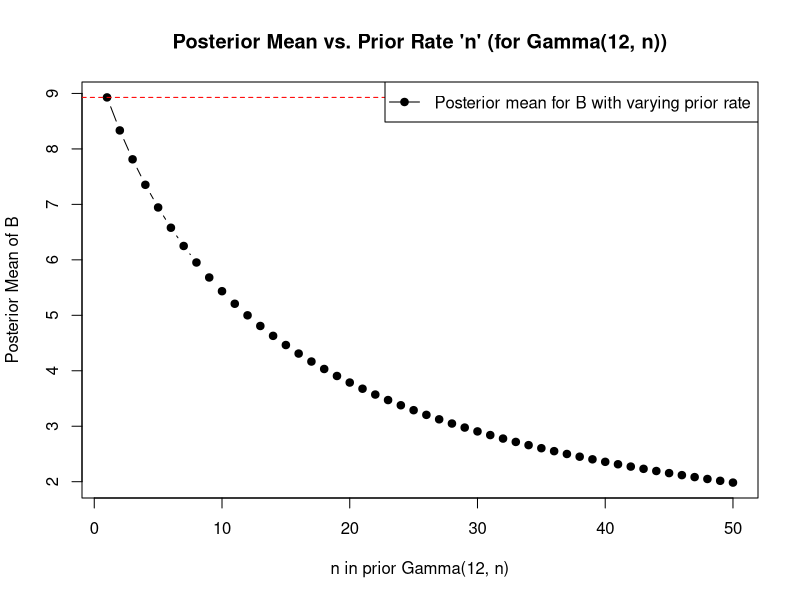

The R source for this figure:
## ---- chunk 1
knitr::opts_chunk$set(echo = TRUE)
## ---- chunk 2
#Mice from group A are approximately Poisson-distributed with a mean of 12. We dont know what mice from B are
y_A <- c(12,9,12,14,13,13,15,8,15,6)
sy_A <- sum(y_A); n_A <- length(y_A)

y_B <- c(11,11,10,9,9,8,7,10,6,8,8,9,7)
sy_B <- sum(y_B); n_B <- length(y_B)

#Prior A
a_A <- 120
b_A <- 10

#Prior B
a_B <- 12
b_B <- 1
posterior_stats_gamma_poisson <- function(y, a, b, cred_level = 0.95) {
  # Summaries of data
  sy <- sum(y)
  n  <- length(y)
  
  # Posterior shape and rate
  post_a <- a + sy
  post_b <- b + n
  
  # Posterior credible interval (using 100*(cred_level)%)
  alpha_low  <- (1 - cred_level)/2
  alpha_high <- 1 - alpha_low
  ci <- pgamma(c(alpha_low, alpha_high), shape = post_a, rate = post_b)
  
  # Posterior mean and variance (for Gamma(shape=post_a, rate=post_b))
  post_mean <- post_a / post_b
  post_var  <- post_a / (post_b^2)
  
  # Print results
  cat("Posterior shape:", post_a, "\n")
  cat("Posterior rate: ", post_b, "\n")
  cat(paste0(100*cred_level, "% Credible Interval: [", 
             ci[1], ", ", ci[2], "]\n"))
  cat("Posterior Mean:    ", round(post_mean, 3), "\n")
  cat("Posterior Variance:", round(post_var, 3), "\n\n")
  
  # Return as a list if needed for further manipulation
  return(invisible(list(shape = post_a, 
                        rate  = post_b,
                        ci    = ci,
                        mean  = post_mean,
                        var   = post_var)))
}

cat("Results for Population A:\n")
res_A <- posterior_stats_gamma_poisson(y_A, a_A, b_A)

cat("Results for Population B:\n")
res_B <- posterior_stats_gamma_poisson(y_B, a_B, b_B)

## ---- chunk 3
n_seq <- 1:50
posterior_means_B <- sapply(n_seq, function(n_cur) {
  # Posterior shape and rate for each hypothetical prior b_B = n_cur
  post_a_B <- a_B + sy_B
  post_b_B <- n_cur + n_B
  # Return the posterior mean
  post_a_B / post_b_B
})

plot(n_seq, posterior_means_B, type="b", pch=19,
     xlab="n in prior Gamma(12, n)", ylab="Posterior Mean of B",
     main="Posterior Mean vs. Prior Rate 'n' (for Gamma(12, n))")
abline(h=res_B$mean, col="red", lty=2)
legend("topright", legend="Posterior mean for B with varying prior rate",
       col="black", lty=1, pch=19)
## ---- chunk 4
